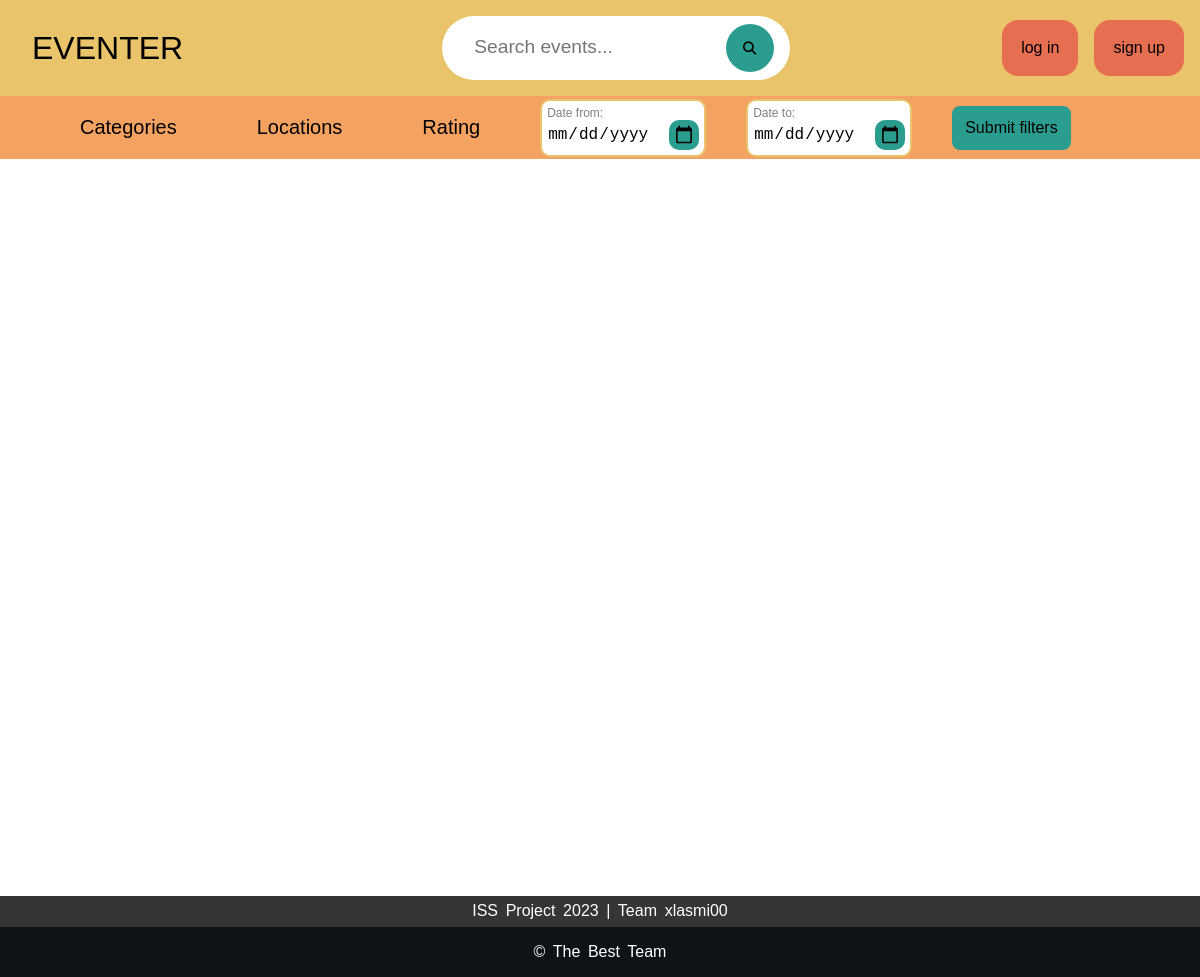
Before: / with the older database file.
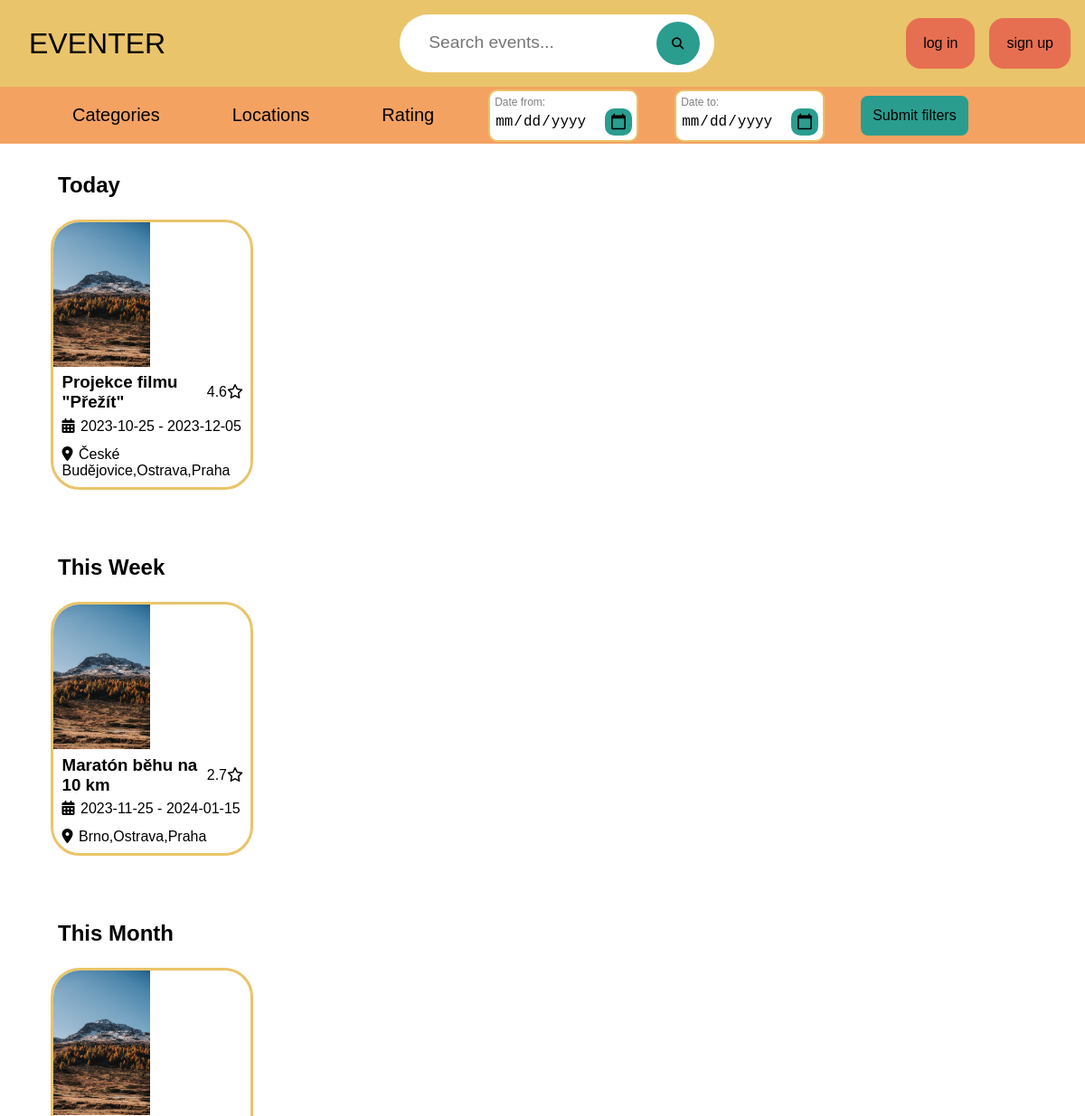
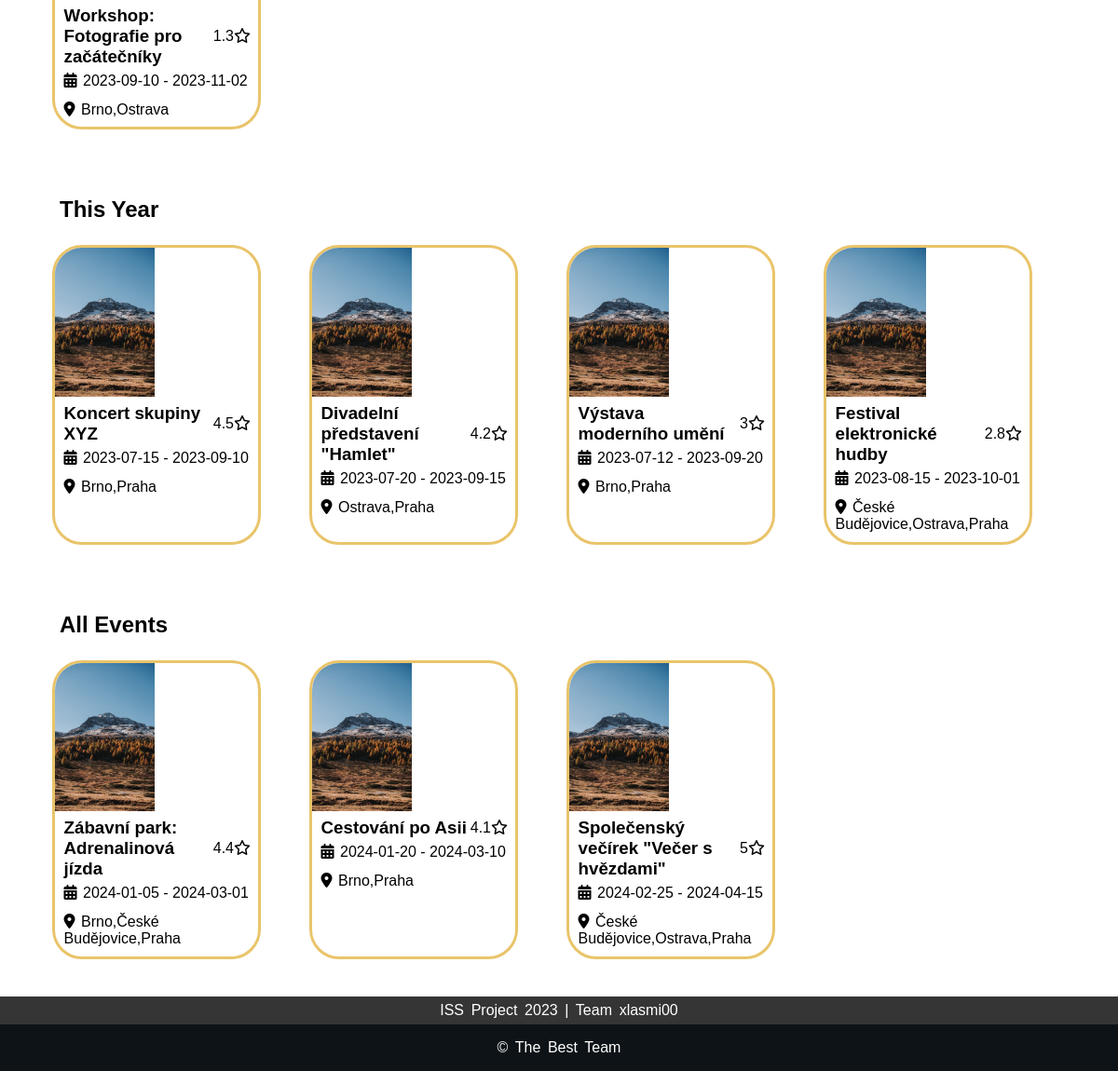
After: the same page with the newer database file (2 pictures, top to bottom).
### tables this page shows
CREATE TABLE Event (
    event_id INT AUTO_INCREMENT PRIMARY KEY,
    event_name VARCHAR(128),
    event_description MEDIUMTEXT,
    event_icon VARCHAR(256),
    rating FLOAT,
    time_of_creation DATETIME,
    time_of_last_edit DATETIME,
    event_status VARCHAR(64),

    category_name VARCHAR(128),
    account_id INT,

    CONSTRAINT fk_event_category
    FOREIGN KEY (category_name)
    REFERENCES Category(category_name),

    CONSTRAINT fk_event_owner  

    FOREIGN KEY (account_id)
    REFERENCES Account(account_id)
);

### src/front-end/components/html-components.php (the view, shortened to what this page needs)
<?php
function makeHead(string $title)
{
    ?>
    <!DOCTYPE html>
    <html lang="en">
    <head>
        <link rel="stylesheet" href="src/front-end/styles/style.css">
    </head>
    <body>
    <?php
}
    ?>
    <?php
function makeHeader()
{
    ?>
    <header>
        <div class="top-bar">
            <a id="logo" href="index.php"><p>EVENTER</p></a>
            <div class="search-bar">
                <form action="<?php echo htmlspecialchars($_SERVER['PHP_SELF']) ?>" method="get">
                    <input type="text" placeholder="Search events..." name="search" <?php getSessionVal("search") ?> >
                    <button><i class="fa-solid fa-magnifying-glass"></i></button>
                </form>
            </div>
            <div class="profile">
                <?php
                    if (isset($_SESSION["USER"]))
                    {
                        echo '<div class="profile-icon" onclick="menuToggle();">';
                        echo '<img src="'.selectUserIcon($_SESSION["USER"]["user_icon"]).'">';
                        echo "</div>";
                        generateProfilMenu();
                    }
                    else
                    {
                        echo "<div class='login-btns'>";
                        echo "<a href='login.php' class='button-sharp-filled'>log in</a>";
                        echo "<a href='' class='button-sharp-filled'>sign up</a>";
                        echo "</div>";
                    }
                ?>
            </div>
        </div>
    </header>
    <?php
}
function makeFooter()
{
    ?>
    <footer>
        <div class="footer-top">
            <p> ISS Project 2023 | Team xlasmi00 </p>
        </div>
        <div class="footer-bottom">
            <p>&copy; The best Team</p>
        </div>
    </footer>
    </body>
    </html>
    <?php
}
function generateEventCard(&$event, $card_type = null) {
    echo '<a href="event-detail.php?event_id='.$event["event_id"].'" class="event-card'.$card_type.'">';
    echo '<img src="'.selectEventIcon($event['event_icon']).'">';
    echo '<div class="name-rating">';
    echo '    <h3>' . $event["event_name"] . '</h3>';
    echo '    <div class="rating">';
    echo '        <p>' . $event["rating"] . '</p>';
    echo '        <i class="fa-regular fa-star"></i>';
    echo '    </div>';
    echo '</div>';
    echo '<ul>';
    echo '    <li><i class="fa-solid fa-calendar-days"></i>' . $event["earliest_date"] . ' - ' . $event["latest_date"] . '</li>';
    echo '    <li><i class="fa-solid fa-location-dot"></i>' . $event["cities"] .  '</li>';
    echo '</ul>';
    echo '</a>';
}
function generateEventCardsbyDate() {
    $events = getEvents();
    $periods = sortEventsByPeriods($events);
    for($i = 0; $i < 5; $i++) {
        if(!isset($periods[$i])) {
            continue;
        }
        echo "<h2>$periods[$i]</h2>";
        echo '<div class="card-container">';
        foreach($events as &$event) {
            if(isset($event[$periods[$i]])) {
                generateEventCard($event);
            }
        }
        echo '</div>';
    }
}
    ?>
    <?php
function selectEventIcon(&$path) {
    return isset($path) ? $path : "event-icons/default.jpg";
}
    ?>

Changed rows visible on the page:
now on this page (row edited): event: event_name "Projekce filmu \"Přežít\"", rating "4.6", earliest_date "2023-10-25", latest_date "2023-12-05", cities "České Budějovice,Ostrava,Praha", shown under "Today"
now on this page (row edited): event: event_name "Maratón běhu na 10 km", rating "2.7", earliest_date "2023-11-25", latest_date "2024-01-15", cities "Brno,Ostrava,Praha", shown under "This Week"
now on this page (row edited): event: event_name "Workshop: Fotografie pro začátečníky", rating "1.3", earliest_date "2023-09-10", latest_date "2023-11-02", cities "Brno,Ostrava", shown under "This Month"
now on this page (row edited): event: event_name "Koncert skupiny XYZ", rating "4.5", earliest_date "2023-07-15", latest_date "2023-09-10", cities "Brno,Praha", shown under "This Year"
now on this page (row edited): event: event_name "Divadelní představení \"Hamlet\"", rating "4.2", earliest_date "2023-07-20", latest_date "2023-09-15", cities "Ostrava,Praha", shown under "This Year"
now on this page (row edited): event: event_name "Výstava moderního umění", rating "3", earliest_date "2023-07-12", latest_date "2023-09-20", cities "Brno,Praha", shown under "This Year"
now on this page (row edited): event: event_name "Festival elektronické hudby", rating "2.8", earliest_date "2023-08-15", latest_date "2023-10-01", cities "České Budějovice,Ostrava,Praha", shown under "This Year"
now on this page (row edited): event: event_name "Zábavní park: Adrenalinová jízda", rating "4.4", earliest_date "2024-01-05", latest_date "2024-03-01", cities "Brno,České Budějovice,Praha", shown under "All Events"
now on this page (row edited): event: event_name "Cestování po Asii", rating "4.1", earliest_date "2024-01-20", latest_date "2024-03-10", cities "Brno,Praha", shown under "All Events"
now on this page (row edited): event: event_name "Společenský večírek \"Večer s hvězdami\"", rating "5", earliest_date "2024-02-25", latest_date "2024-04-15", cities "České Budějovice,Ostrava,Praha", shown under "All Events"
Other visible differences:
new list line: "Today"
new list line: "This Week"
new list line: "This Month"
new list line: "This Year"
new list line: "All Events"
